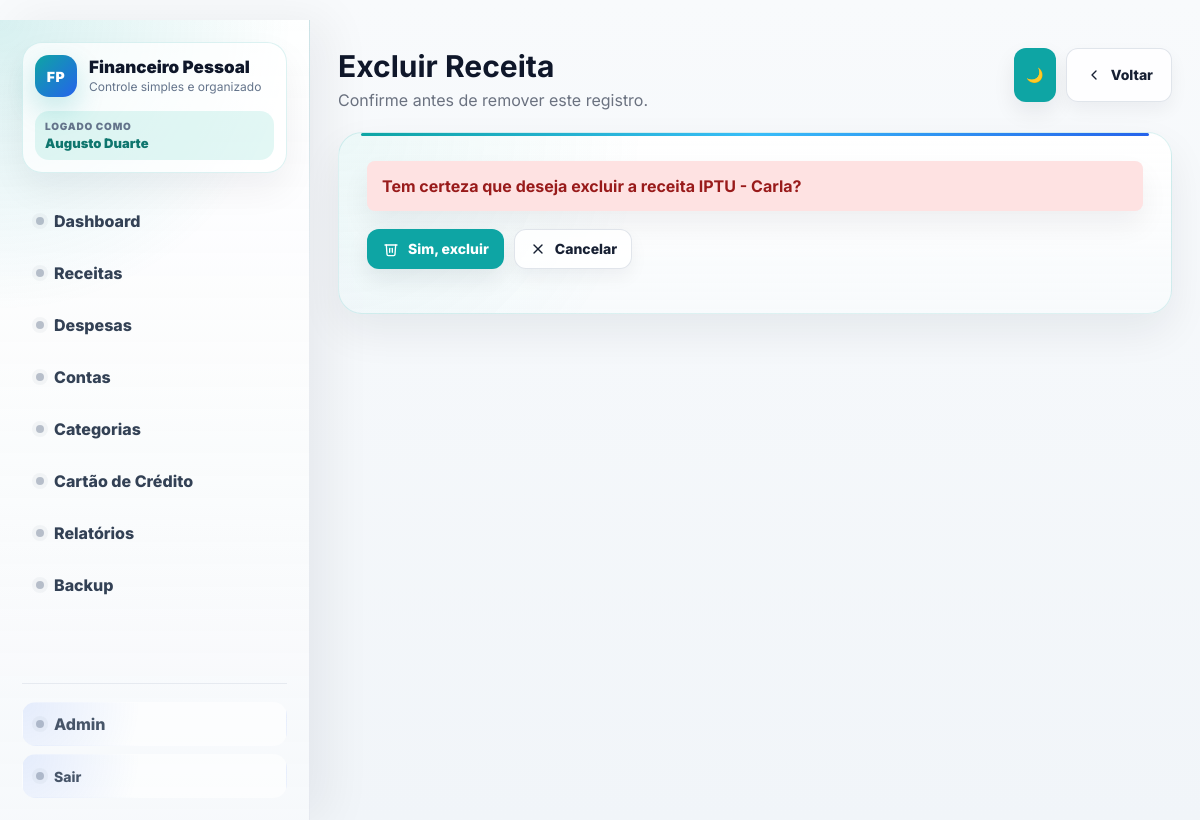
Page /receitas/38/excluir/ (signed in) on the earlier database version.
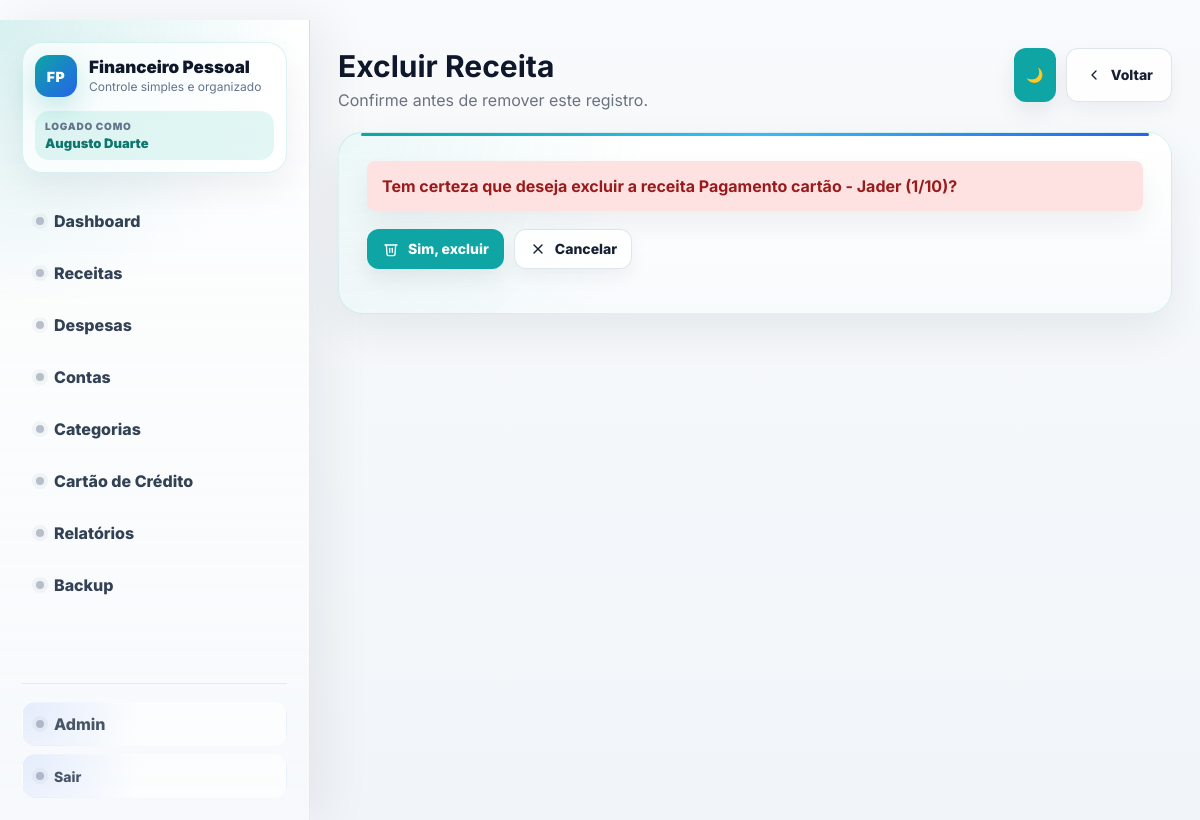
Same page on the later database version.
### financeiro/models.py (models this page shows, shortened)
class Receita(models.Model):
    usuario = models.ForeignKey(settings.AUTH_USER_MODEL, on_delete=models.CASCADE, related_name='receitas_financeiras')
    descricao = models.CharField('Descrição', max_length=150)
    valor = models.DecimalField(max_digits=12, decimal_places=2)
    data = models.DateField()
    categoria = models.ForeignKey(Categoria, on_delete=models.PROTECT)
    conta = models.ForeignKey(Conta, on_delete=models.PROTECT)
    recebido = models.BooleanField(default=False)
    class Meta:
        verbose_name = 'Receita'
        verbose_name_plural = 'Receitas'

### financeiro/views.py (the view)
# urls.py: path('receitas/<int:receita_id>/excluir/', login_required(views.excluir_receita), name='excluir_receita'),
def excluir_receita(request, receita_id):
    receita = get_object_or_404(Receita, id=receita_id, usuario=request.user)
    if request.method == 'POST':
        receita.delete()
        return redirect('lista_receitas')
    contexto = {
        'receita': receita,
    }
    return render(request, 'financeiro/confirmar_exclusao_receita.html', contexto)

### financeiro/templates/financeiro/confirmar_exclusao_receita.html (shortened to what this page needs)
{% extends 'financeiro/base.html' %}
{% block page_title %}Excluir Receita{% endblock %}
{% block page_subtitle %}Confirme antes de remover este registro.{% endblock %}
{% block page_actions %}
    <a href="/receitas/" class="btn btn-light"><span class="btn-icon"><svg viewBox="0 0 24 24" stroke-width="2" stroke-linecap="round" stroke-linejoin="round"><path d="M15 18l-6-6 6-6"></path></svg></span>Voltar</a>
{% endblock %}
{% block content %}
<section class="form-card">
    <div class="alert-danger">
        Tem certeza que deseja excluir a receita <strong>{{ receita.descricao }}</strong>?
    </div>
    <form method="post">
        <div class="actions">
            <button type="submit" class="btn btn-danger"><span class="btn-icon"><svg viewBox="0 0 24 24" stroke-width="2" stroke-linecap="round" stroke-linejoin="round"><polyline points="3 6 5 6 21 6"></polyline><path d="M19 6l-1 14a2 2 0 0 1-2 2H8a2 2 0 0 1-2-2L5 6"></path><path d="M10 11v6"></path><path d="M14 11v6"></path></svg></span>Sim, excluir</button>
            <a href="/receitas/" class="btn btn-light"><span class="btn-icon"><svg viewBox="0 0 24 24" stroke-width="2" stroke-linecap="round" stroke-linejoin="round"><path d="M18 6L6 18"></path><path d="M6 6l12 12"></path></svg></span>Cancelar</a>
        </div>
    </form>
</section>
{% endblock %}

### financeiro/templates/financeiro/base.html (shortened to what this page needs)
﻿{% load static currency_tags %}
<!DOCTYPE html>
<html lang="pt-br">
<head>
    <link rel="stylesheet" href="{% static 'financeiro/styles.css' %}">
</head>
<body>
    <div class="app-shell">
        <aside class="sidebar">
            <div class="sidebar-main">
                <div class="brand-block">
                    <div class="brand-mark">FP</div>
                    <div>
                        <div class="brand">Financeiro Pessoal</div>
                        <div class="brand-subtitle">Controle simples e organizado</div>
                    </div>
                    {% if request.user.is_authenticated %}
                        {% with nome_usuario=request.user.get_full_name %}
                            <div class="brand-user">
                                <span>Logado como</span>
                                <strong>{% if nome_usuario %}{{ nome_usuario }}{% else %}{{ request.user.username }}{% endif %}</strong>
                            </div>
                        {% endwith %}
                    {% endif %}
                </div>
            <nav class="nav">
                <a href="/">Dashboard</a>
                <a href="/receitas/">Receitas</a>
                <a href="/despesas/">Despesas</a>
                <a href="/contas/">Contas</a>
                <a href="/categorias/">Categorias</a>
                <a href="/cartao-emprestado/">Cartão de Crédito</a>
                <a href="/relatorios/">Relatórios</a>
                <a href="/backup/">Backup</a>
            </nav>
            </div>
            <div class="sidebar-footer">
                {% if request.user.is_staff %}
                <a href="/admin/" class="admin-link">Admin</a>
                {% endif %}
                <form method="post" action="{% url 'logout' %}" class="logout-form">
                    <button type="submit" class="admin-link logout-link">Sair</button>
                </form>
            </div>
        </aside>
        <main class="content">
            <header class="page-header">
                <div>
                    <h1 class="page-title">{% block page_title %}{% endblock %}</h1>
                    <p class="page-subtitle">{% block page_subtitle %}{% endblock %}</p>
                </div>
                <div class="actions">
                    <button id="theme-toggle" class="btn btn-light btn-small" aria-pressed="false" title="Alternar tema">🌙</button>
                    {% block page_actions %}{% endblock %}
                </div>
            </header>
            {% block content %}{% endblock %}
        </main>
    </div>
</body>
</html>

Differences in the rows shown:
changed Receita: descricao "IPTU - Carla" → "Pagamento cartão - Jader (1/10)"
